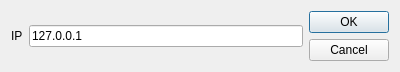
<?xml version="1.0" encoding="UTF-8"?>
<ui version="4.0">
 <class>NewConnectionDialog</class>
 <widget class="QDialog" name="NewConnectionDialog">
  <property name="geometry">
   <rect>
    <x>0</x>
    <y>0</y>
    <width>400</width>
    <height>66</height>
   </rect>
  </property>
  <property name="windowTitle">
   <string>Dialog</string>
  </property>
  <layout class="QHBoxLayout" name="horizontalLayout_3">
   <item>
    <layout class="QVBoxLayout" name="verticalLayout">
     <item>
      <layout class="QHBoxLayout" name="horizontalLayout_2">
       <item>
        <widget class="QLabel" name="ipLabel">
         <property name="text">
          <string>IP</string>
         </property>
        </widget>
       </item>
       <item>
        <widget class="QLineEdit" name="ipEdit">
         <property name="text">
          <string>127.0.0.1</string>
         </property>
        </widget>
       </item>
      </layout>
     </item>
    </layout>
   </item>
   <item>
    <widget class="QDialogButtonBox" name="buttonBox">
     <property name="orientation">
      <enum>Qt::Vertical</enum>
     </property>
     <property name="standardButtons">
      <set>QDialogButtonBox::Cancel|QDialogButtonBox::Ok</set>
     </property>
    </widget>
   </item>
  </layout>
 </widget>
 <resources/>
 <connections>
  <connection>
   <sender>buttonBox</sender>
   <signal>accepted()</signal>
   <receiver>NewConnectionDialog</receiver>
   <slot>accept()</slot>
   <hints>
    <hint type="sourcelabel">
     <x>248</x>
     <y>254</y>
    </hint>
    <hint type="destinationlabel">
     <x>157</x>
     <y>274</y>
    </hint>
   </hints>
  </connection>
  <connection>
   <sender>buttonBox</sender>
   <signal>rejected()</signal>
   <receiver>NewConnectionDialog</receiver>
   <slot>reject()</slot>
   <hints>
    <hint type="sourcelabel">
     <x>316</x>
     <y>260</y>
    </hint>
    <hint type="destinationlabel">
     <x>286</x>
     <y>274</y>
    </hint>
   </hints>
  </connection>
 </connections>
</ui>
